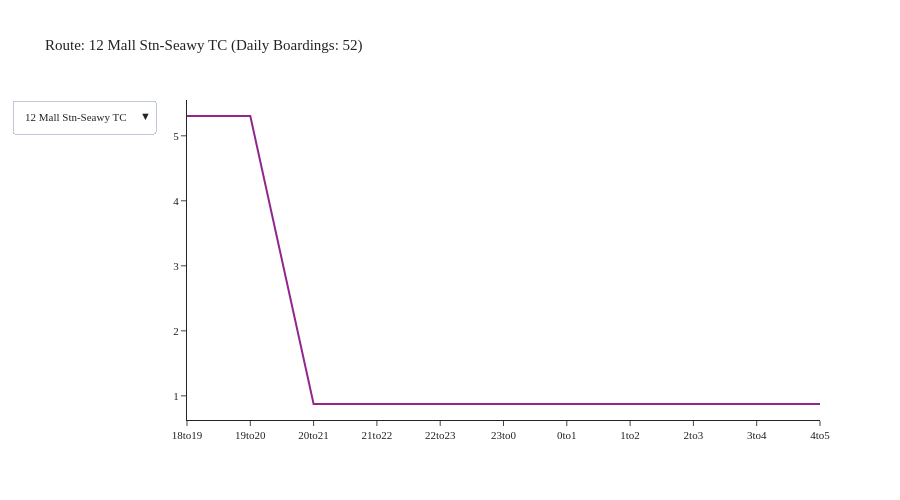

This figure's notebook cell:
### Code cell
agency = 'Everett Transit'
df = df_transit_line[df_transit_line['agency'] == agency]
df = df.groupby(['tod', 'description']).agg({'boardings': 'sum'}).reset_index()
fig = create_tod_chart(df)
fig.show()

### Figure 1 — Plotly figure (JSON) as saved in the notebook; plotly's stock layout.template omitted (floating-point values rounded to 4 significant figures)
{"data": [{"mode": "lines", "name": "12 Mall Stn-Seawy TC", "type": "scatter", "visible": true, "x": ["18to19", "19to20", "20to21", "21to22", "22to23", "23to0", "0to1", "1to2", "2to3", "3to4", "4to5"], "y": [5.305, 5.305, 0.8746, 0.8746, 0.8746, 0.8746, 0.8746, 0.8746, 0.8746, 0.8746, 0.8746]}, {"mode": "lines", "name": "18 Mukilteo-Evt Stn", "type": "scatter", "visible": false, "x": ["18to19", "19to20"], "y": [5.699, 5.699]}, {"mode": "lines", "name": "2 Marnr P&R-Mall Stn", "type": "scatter", "visible": false, "x": ["18to19", "19to20"], "y": [7.179, 7.179]}, {"mode": "lines", "name": "29 Coll Stn-Mall Stn", "type": "scatter", "visible": false, "x": ["18to19", "19to20", "20to21", "21to22", "22to23", "23to0", "0to1", "1to2", "2to3", "3to4", "4to5"], "y": [97.44, 97.44, 12.46, 12.46, 12.46, 12.46, 12.46, 12.46, 12.46, 12.46, 12.46]}, {"mode": "lines", "name": "3 Seaway TC-Evt Stn", "type": "scatter", "visible": false, "x": ["18to19", "19to20"], "y": [26.4, 26.4]}, {"mode": "lines", "name": "4 Evt Stn-Collge Stn", "type": "scatter", "visible": false, "x": [], "y": []}, {"mode": "lines", "name": "6 Waterfront-Evt Stn", "type": "scatter", "visible": false, "x": [], "y": []}, {"mode": "lines", "name": "7 Coll Stn-Mall Stn", "type": "scatter", "visible": false, "x": ["18to19", "19to20", "20to21", "21to22", "22to23", "23to0", "0to1", "1to2", "2to3", "3to4", "4to5"], "y": [95.8, 95.8, 13.28, 13.28, 13.28, 13.28, 13.28, 13.28, 13.28, 13.28, 13.28]}, {"mode": "lines", "name": "8 Airport Rd-Evt Stn", "type": "scatter", "visible": false, "x": ["18to19", "19to20"], "y": [6.931, 6.931]}], "layout": {"font": {"size": 11}, "height": 500, "title": {"text": "Route: 12 Mall Stn-Seawy TC (Daily Boardings: 52)"}, "updatemenus": [{"buttons": [{"args": [{"visible": [true, false, false, false, false, false, false, false, false]}, {"title": "Route: 12 Mall Stn-Seawy TC (Daily Boardings: 52)"}], "label": "12 Mall Stn-Seawy TC", "method": "update"}, {"args": [{"visible": [false, true, false, false, false, false, false, false, false]}, {"title": "Route: 18 Mukilteo-Evt Stn (Daily Boardings: 82)"}], "label": "18 Mukilteo-Evt Stn", "method": "update"}, {"args": [{"visible": [false, false, true, false, false, false, false, false, false]}, {"title": "Route: 2 Marnr P&R-Mall Stn (Daily Boardings: 99)"}], "label": "2 Marnr P&R-Mall Stn", "method": "update"}, {"args": [{"visible": [false, false, false, true, false, false, false, false, false]}, {"title": "Route: 29 Coll Stn-Mall Stn (Daily Boardings: 1,383)"}], "label": "29 Coll Stn-Mall Stn", "method": "update"}, {"args": [{"visible": [false, false, false, false, true, false, false, false, false]}, {"title": "Route: 3 Seaway TC-Evt Stn (Daily Boardings: 317)"}], "label": "3 Seaway TC-Evt Stn", "method": "update"}, {"args": [{"visible": [false, false, false, false, false, true, false, false, false]}, {"title": "Route: 4 Evt Stn-Collge Stn (Daily Boardings: 64)"}], "label": "4 Evt Stn-Collge Stn", "method": "update"}, {"args": [{"visible": [false, false, false, false, false, false, true, false, false]}, {"title": "Route: 6 Waterfront-Evt Stn (Daily Boardings: 50)"}], "label": "6 Waterfront-Evt Stn", "method": "update"}, {"args": [{"visible": [false, false, false, false, false, false, false, true, false]}, {"title": "Route: 7 Coll Stn-Mall Stn (Daily Boardings: 1,738)"}], "label": "7 Coll Stn-Mall Stn", "method": "update"}, {"args": [{"visible": [false, false, false, false, false, false, false, false, true]}, {"title": "Route: 8 Airport Rd-Evt Stn (Daily Boardings: 85)"}], "label": "8 Airport Rd-Evt Stn", "method": "update"}], "direction": "down", "showactive": true}], "width": 900, "yaxis": {"tickformat": ".00f"}}}
